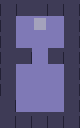

A level layout from a 2D game, rendered from its tile map. Below: a short description, then the map file with its tile-grid data intact:
An orthogonal 5x8 tile map with 16x16 px tiles, 3 tile layers (tiles, collidable, win) and 3 objects (PlayerStart, Door, DoorToggle).

<map version="1.2" tiledversion="1.3.2" orientation="orthogonal" renderorder="right-down" compressionlevel="0" width="5" height="8" tilewidth="16" tileheight="16" infinite="0" nextlayerid="7" nextobjectid="7">
 <editorsettings>
  <export target="../Maps/map_1.json" format="json" />
 </editorsettings>
 <properties>
  <property name="Name" value="S Go Down, W Go Up" />
 </properties>
 <tileset firstgid="1" source="Tiles_1.tsx" />
 <layer id="1" name="tiles" width="5" height="8">
  <data encoding="csv">
1,2,2,2,3,
21,22,4,22,23,
21,22,22,22,23,
1,51,22,50,3,
21,22,22,22,23,
21,22,22,22,23,
21,22,22,22,23,
41,42,42,42,43
</data>
 </layer>
 <layer id="5" name="collidable" width="5" height="8">
  <data encoding="csv">
3,3,1,1,1,
3,0,0,0,1,
3,0,0,0,1,
3,1,0,1,1,
3,0,0,0,1,
3,0,0,0,1,
1,0,0,0,1,
1,1,1,1,1
</data>
 </layer>
 <layer id="6" name="win" width="5" height="8">
  <data encoding="csv">
0,0,0,0,0,
0,0,4,0,0,
0,0,0,0,0,
0,0,0,0,0,
0,0,0,0,0,
0,0,0,0,0,
0,0,0,0,0,
0,0,0,0,0
</data>
 </layer>
 <objectgroup id="4" name="entities">
  <object id="4" type="PlayerStart" x="36.4659" y="84.2955" width="7.63636" height="6" />
  <object id="5" name="1" type="Door" x="38.0341" y="54.4489" width="3.5" height="3.375">
   <properties>
    <property name="Blocking" value="True" />
   </properties>
  </object>
  <object id="6" name="1" type="DoorToggle" x="35.5284" y="100.256" width="9.375" height="8.125" />
 </objectgroup>
</map>
